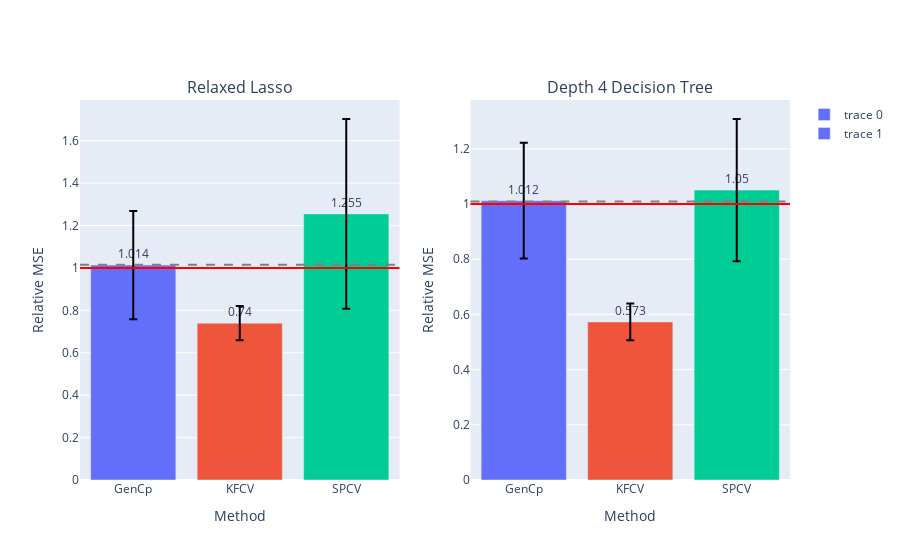

This figure's notebook cell:
### Code cell
fig = make_subplots(
    rows=1, cols=len(models),
    subplot_titles=model_names)

for i, errs in enumerate(model_errs):
    risks = [err.mean() for err in errs]
    test_risk = risks[0]
    elev_test_risk = risks[1]
    est_risks = risks[2:]

    df = pd.DataFrame({est_names[i]: errs[i+2] for i in np.arange(len(est_names))})

    fig.add_trace(go.Bar(
    #     x=['VRF', 'BF_WR', 'BF_FR'], 
        x = df.columns,
        y=(df).mean()/test_risk,
        marker_color=px.colors.qualitative.Plotly,
        text=np.around((df).mean()/test_risk,3),
        textposition='outside',
        error_y=dict(
            type='data',
            color='black',
            array=(df).std() / test_risk,
    #         array=(df/test_risk).clip(upper=(df/test_risk).quantile(.95),axis=1).std(),
    #         symmetric=False,
    #         array=(df/test_risk).quantile(.95) - (df/test_risk).mean(),
    #         arrayminus=(df/test_risk).mean() - (df/test_risk).quantile(.93)
        )
    #         array=(df).mean() + (df).std(),
    #         arrayminus=(df).mean() - (df).std())
    ), row=1, col=i+1)
    # fig.add_trace(go.Bar(
    #     name='Experimental',
    #     x=['GenCp', 'KFCV', 'SPCV'], y=(df).mean(),
    #     error_y=dict(type='data', array=[1, 2])
    # ))
    # fig.update_layout(barmode='group')
    fig.add_hline(y=1., line_color='red', row=1, col=i+1)
    fig.add_hline(y=elev_test_risk / test_risk, line_color='gray', line_dash='dash', row=1, col=i+1)
    
    fig.update_xaxes(title_text="Method", row=1, col=i+1)
    fig.update_yaxes(title_text="Relative MSE", row=1, col=i+1)
    
# fig.update_layout(
# #     title=f"FC_\u03B4{delta}_snr{snr}_nk{noise_kernel}_nls{noise_length_scale}_nv{noise_nu}_Xk{X_kernel}_Xls{X_length_scale}_Xv{X_nu}",
#     title=title,
#     xaxis_title="Method",
#     yaxis_title="MSE",
# #     legend_title="Legend Title",
# #     font=dict(
# #         family="Courier New, monospace",
# #         size=18,
# #         color="RebeccaPurple"
# #     )
# )
# barfp = os.path.expanduser(savedir + fig.layout.title['text'] + ".jpeg")
# fig.write_image(os.path.expanduser(barfp))
fig.show()

### Figure 1 — Plotly figure (JSON) as saved in the notebook; plotly's stock layout.template omitted (floating-point values rounded to 4 significant figures)
{"data": [{"error_y": {"array": [0.2553, 0.08046, 0.4475], "color": "black", "type": "data"}, "marker": {"color": ["#636EFA", "#EF553B", "#00CC96", "#AB63FA", "#FFA15A", "#19D3F3", "#FF6692", "#B6E880", "#FF97FF", "#FECB52"]}, "text": [1.014, 0.74, 1.255], "textposition": "outside", "type": "bar", "x": ["GenCp", "KFCV", "SPCV"], "xaxis": "x", "y": [1.014, 0.7395, 1.255], "yaxis": "y"}, {"error_y": {"array": [0.2097, 0.06638, 0.2577], "color": "black", "type": "data"}, "marker": {"color": ["#636EFA", "#EF553B", "#00CC96", "#AB63FA", "#FFA15A", "#19D3F3", "#FF6692", "#B6E880", "#FF97FF", "#FECB52"]}, "text": [1.012, 0.573, 1.05], "textposition": "outside", "type": "bar", "x": ["GenCp", "KFCV", "SPCV"], "xaxis": "x2", "y": [1.012, 0.5728, 1.05], "yaxis": "y2"}], "layout": {"annotations": [{"font": {"size": 16}, "showarrow": false, "text": "Relaxed Lasso", "x": 0.225, "xanchor": "center", "xref": "paper", "y": 1, "yanchor": "bottom", "yref": "paper"}, {"font": {"size": 16}, "showarrow": false, "text": "Depth 4 Decision Tree", "x": 0.775, "xanchor": "center", "xref": "paper", "y": 1, "yanchor": "bottom", "yref": "paper"}], "shapes": [{"line": {"color": "red"}, "type": "line", "x0": 0, "x1": 1, "xref": "x domain", "y0": 1, "y1": 1, "yref": "y"}, {"line": {"color": "gray", "dash": "dash"}, "type": "line", "x0": 0, "x1": 1, "xref": "x domain", "y0": 1.015, "y1": 1.015, "yref": "y"}, {"line": {"color": "red"}, "type": "line", "x0": 0, "x1": 1, "xref": "x2 domain", "y0": 1, "y1": 1, "yref": "y2"}, {"line": {"color": "gray", "dash": "dash"}, "type": "line", "x0": 0, "x1": 1, "xref": "x2 domain", "y0": 1.009, "y1": 1.009, "yref": "y2"}], "xaxis": {"anchor": "y", "domain": [0, 0.45], "title": {"text": "Method"}}, "xaxis2": {"anchor": "y2", "domain": [0.55, 1], "title": {"text": "Method"}}, "yaxis": {"anchor": "x", "domain": [0, 1], "title": {"text": "Relative MSE"}}, "yaxis2": {"anchor": "x2", "domain": [0, 1], "title": {"text": "Relative MSE"}}}}
